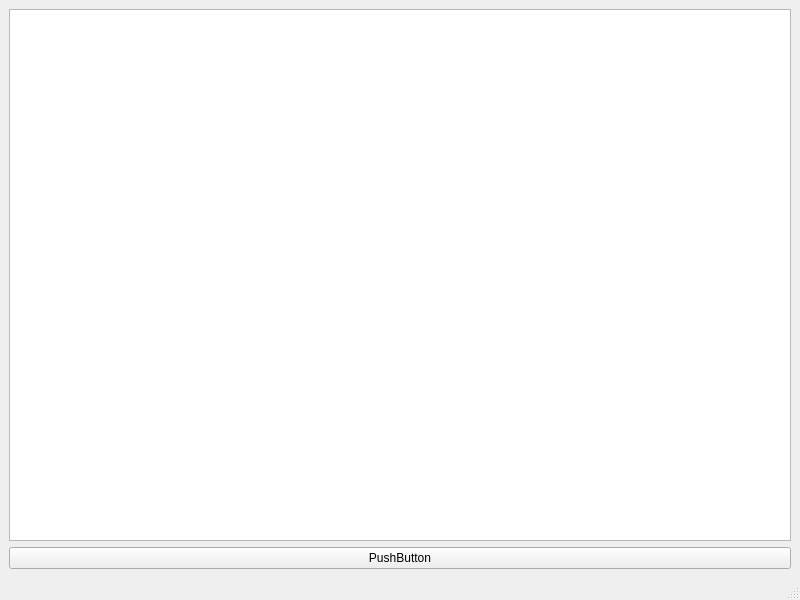
<?xml version="1.0" encoding="UTF-8"?>
<ui version="4.0">
 <class>MainWindow</class>
 <widget class="QMainWindow" name="MainWindow">
  <property name="geometry">
   <rect>
    <x>0</x>
    <y>0</y>
    <width>800</width>
    <height>600</height>
   </rect>
  </property>
  <property name="windowTitle">
   <string>MainWindow</string>
  </property>
  <widget class="QWidget" name="centralwidget">
   <layout class="QVBoxLayout" name="verticalLayout">
    <item>
     <widget class="QPlainTextEdit" name="plainTextEdit"/>
    </item>
    <item>
     <widget class="QPushButton" name="pushButton">
      <property name="text">
       <string>PushButton</string>
      </property>
     </widget>
    </item>
   </layout>
  </widget>
  <widget class="QMenuBar" name="menubar">
   <property name="geometry">
    <rect>
     <x>0</x>
     <y>0</y>
     <width>800</width>
     <height>22</height>
    </rect>
   </property>
  </widget>
  <widget class="QStatusBar" name="statusbar"/>
 </widget>
 <resources/>
 <connections/>
</ui>
